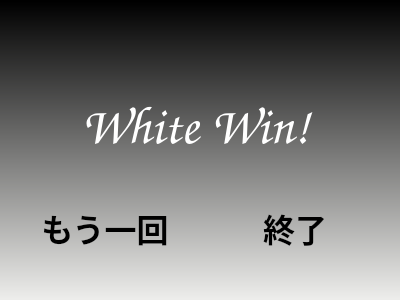
<?xml version="1.0" encoding="UTF-8"?>
<ui version="4.0">
 <class>w_win</class>
 <widget class="QWidget" name="w_win">
  <property name="geometry">
   <rect>
    <x>0</x>
    <y>0</y>
    <width>400</width>
    <height>300</height>
   </rect>
  </property>
  <property name="windowTitle">
   <string>Chess Game</string>
  </property>
  <widget class="QLabel" name="label">
   <property name="geometry">
    <rect>
     <x>0</x>
     <y>0</y>
     <width>400</width>
     <height>300</height>
    </rect>
   </property>
   <property name="styleSheet">
    <string notr="true">background-color:qlineargradient(spread:pad, x1:1, y1:1, x2:1, y2:0, stop:0 rgba(238, 238, 236, 255), stop:0.995025 rgba(0, 0, 0, 255))</string>
   </property>
   <property name="text">
    <string/>
   </property>
  </widget>
  <widget class="QPushButton" name="again">
   <property name="geometry">
    <rect>
     <x>35</x>
     <y>190</y>
     <width>140</width>
     <height>75</height>
    </rect>
   </property>
   <property name="font">
    <font>
     <pointsize>24</pointsize>
     <weight>75</weight>
     <bold>true</bold>
    </font>
   </property>
   <property name="styleSheet">
    <string notr="true">QPushButton {
color:rgb(0, 0, 0);
border:none;
background-color:transparent;
}</string>
   </property>
   <property name="text">
    <string>もう一回</string>
   </property>
  </widget>
  <widget class="QPushButton" name="end">
   <property name="geometry">
    <rect>
     <x>225</x>
     <y>190</y>
     <width>140</width>
     <height>75</height>
    </rect>
   </property>
   <property name="font">
    <font>
     <pointsize>24</pointsize>
     <weight>75</weight>
     <bold>true</bold>
    </font>
   </property>
   <property name="styleSheet">
    <string notr="true">QPushButton {
color:rgb(0, 0, 0);
border:none;
background-color:transparent;
}</string>
   </property>
   <property name="text">
    <string>終了</string>
   </property>
  </widget>
  <widget class="QLabel" name="label_2">
   <property name="geometry">
    <rect>
     <x>60</x>
     <y>65</y>
     <width>270</width>
     <height>120</height>
    </rect>
   </property>
   <property name="font">
    <font>
     <family>URW Chancery L</family>
     <pointsize>40</pointsize>
     <weight>75</weight>
     <italic>true</italic>
     <bold>true</bold>
     <strikeout>false</strikeout>
    </font>
   </property>
   <property name="layoutDirection">
    <enum>Qt::LeftToRight</enum>
   </property>
   <property name="styleSheet">
    <string notr="true">color:rgb(255, 255, 255);</string>
   </property>
   <property name="text">
    <string>White Win!</string>
   </property>
   <property name="scaledContents">
    <bool>false</bool>
   </property>
   <property name="alignment">
    <set>Qt::AlignCenter</set>
   </property>
  </widget>
 </widget>
 <resources/>
 <connections/>
</ui>
